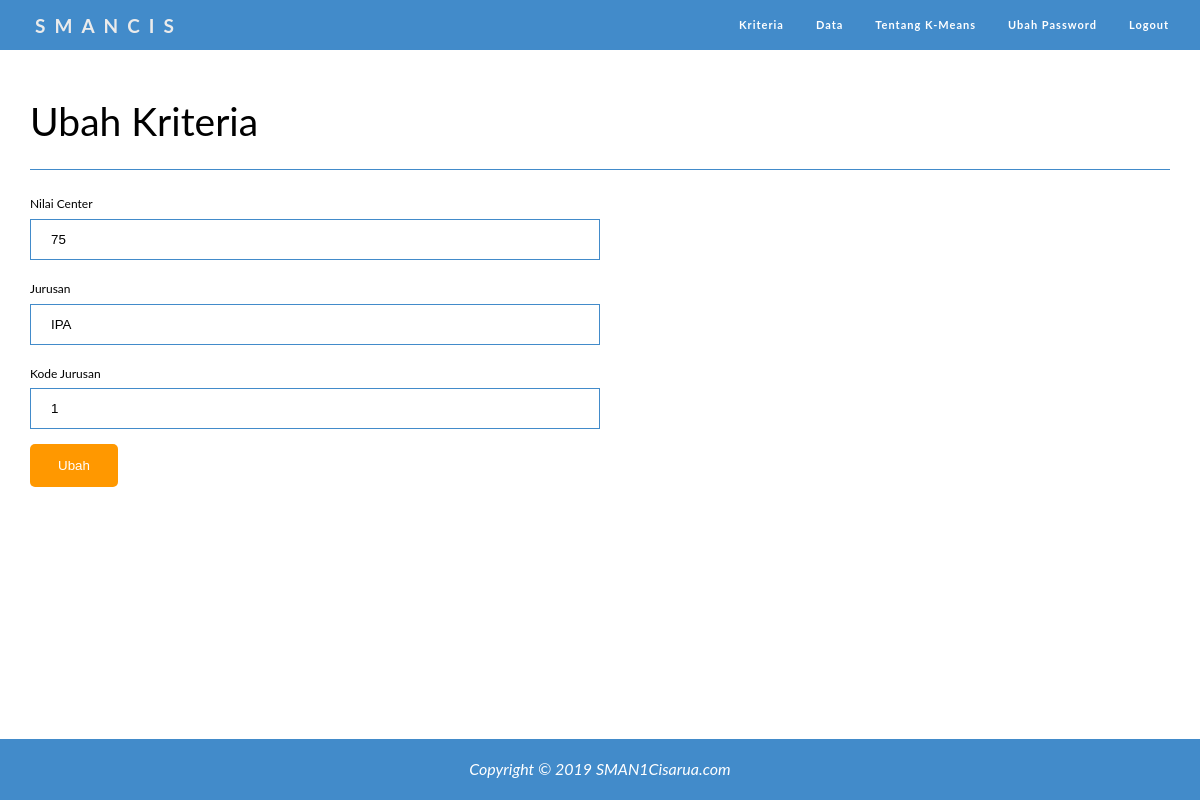
Screenshot of /ubahkriteria.php?&id=1 (signed in) with the database file from the repository.
### tables this page shows
CREATE TABLE `kriteria_jurusan` (
  `id_kriteria` int(11) NOT NULL,
  `nilai_center` int(11) NOT NULL,
  `jurusan` varchar(100) NOT NULL,
  `kode_jurusan` int(11) NOT NULL
);

### ubahkriteria.php (the view, shortened to what this page needs)
<?php
include('../kmeans-php-web/koneksi.php');
?>
<!DOCTYPE html>
<html lang="en">
<head>
  <link rel="stylesheet" type="text/css" media="screen" href="../kmeans-php-web/css/style1.css">
  <link rel="stylesheet" type="text/css" media="screen" href="../kmeans-php-web/css/style2.css">
</head>
<body>
  <?php include("../kmeans-php-web/navbar.php"); ?>
  <div class="container-ubahkriteria">
    <div class="page-header">
      <h1>Ubah Kriteria</h1>
    </div>
    <div class="page-content">
      <div class="row">
        <div class="col-sm-6">
          <?php
          $ambil = $koneksi->query("SELECT * FROM kriteria_jurusan WHERE id_kriteria='$_GET[id]'");
          $pecah = $ambil->fetch_assoc();
          ?>
          <form method="POST">
            <label>Nilai Center</label>
            <input type="number" name="nilai" value="<?php echo $pecah['nilai_center']; ?>">
            <label>Jurusan</label>
            <input type="text" name="jurusan" value="<?php echo $pecah['jurusan']; ?>">
            <label>Kode Jurusan</label>
            <input type="number" name="kode" value="<?php echo $pecah['kode_jurusan']; ?>">
            <button class="btn1 edt" name="ubah">Ubah</button>
          </form>
        </div>
      </div>
    </div>
  </div>
  <?php include("../kmeans-php-web/footer3.php"); ?>
</body>
</html>

### css/style1.css (style rules this page uses)
body { height:100%; margin:0; font-size:16px; font-family:"Lato", sans-serif; font-weight:400; line-height:1.8em; background-color: #fff; }
.container-ubahkriteria { width: 1170px; margin-right: auto; margin-left: auto; padding-left: 15px; padding-right: 15px; box-sizing: border-box; }
.container-ubahkriteria .page-header { margin: 50px 0 20px; border-bottom: 1px solid #428bca; }
.container-ubahkriteria .page-header h1 { text-align: left; margin-top: 0; font-size: 39px; margin-bottom: 10.5px; font-family: inherit; font-weight: 400; line-height: 1.1; color: inherit; margin: 0.67em 0; }
.container-ubahkriteria .col-sm-6 { width: 50%; float: left; font-size: 12px; }
.container-ubahkriteria .col-sm-6 input { width: 100%; padding: 12px 20px; margin-bottom: 15px; box-sizing: border-box; border: 1px solid #428bca; }

### css/style2.css (style rules this page uses)
.btn1 { border: none; color: white; padding: 14px 28px; cursor: pointer; border-radius: 5px; transition: all 0.3s ease; }
.edt { background-color: #ff9800; }

### rows the page displays
kriteria_jurusan: nilai "75", jurusan "IPA", kode "1"
